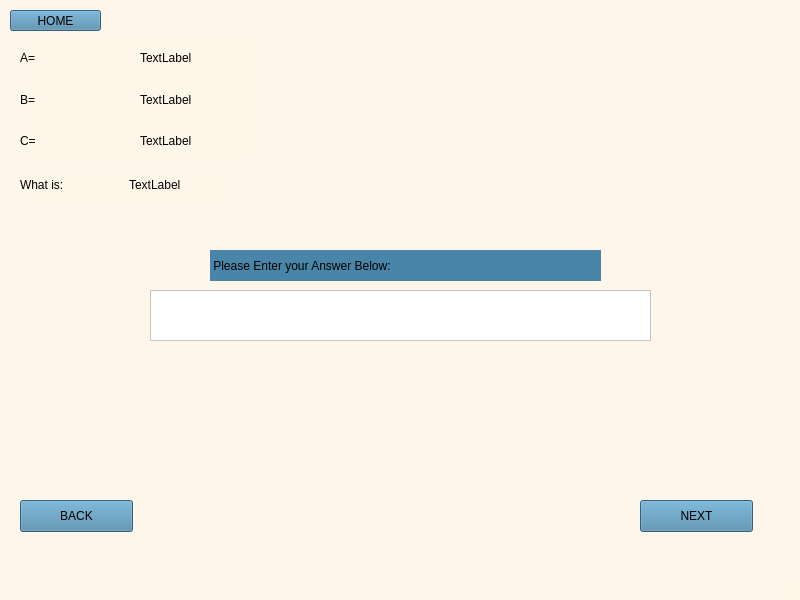
<?xml version="1.0" encoding="UTF-8"?>
<ui version="4.0">
 <class>MainWindow</class>
 <widget class="QMainWindow" name="MainWindow">
  <property name="geometry">
   <rect>
    <x>0</x>
    <y>0</y>
    <width>800</width>
    <height>600</height>
   </rect>
  </property>
  <property name="windowTitle">
   <string>MainWindow</string>
  </property>
  <property name="styleSheet">
   <string notr="true">QWidget{
	background-color:rgba(255,246,233,168);
}</string>
  </property>
  <property name="toolButtonStyle">
   <enum>Qt::ToolButtonIconOnly</enum>
  </property>
  <property name="tabShape">
   <enum>QTabWidget::Rounded</enum>
  </property>
  <widget class="QWidget" name="centralwidget">
   <widget class="QTextEdit" name="answerInput">
    <property name="geometry">
     <rect>
      <x>150</x>
      <y>290</y>
      <width>501</width>
      <height>51</height>
     </rect>
    </property>
    <property name="styleSheet">
     <string notr="true">background-color:white</string>
    </property>
   </widget>
   <widget class="QLabel" name="instructionLabel">
    <property name="geometry">
     <rect>
      <x>210</x>
      <y>250</y>
      <width>391</width>
      <height>31</height>
     </rect>
    </property>
    <property name="styleSheet">
     <string notr="true">QLabel
{background-color:rgb(73,133,168);
font:Italic 22pt 'Verdana';
border-radius:20px;}</string>
    </property>
    <property name="text">
     <string> Please Enter your Answer Below:</string>
    </property>
   </widget>
   <widget class="QWidget" name="layoutWidget">
    <property name="geometry">
     <rect>
      <x>20</x>
      <y>40</y>
      <width>233</width>
      <height>119</height>
     </rect>
    </property>
    <layout class="QVBoxLayout" name="verticalLayout">
     <item>
      <layout class="QHBoxLayout" name="horizontalLayout">
       <item>
        <widget class="QLabel" name="a">
         <property name="styleSheet">
          <string notr="true">Font:Italic 22pt 'Verdana'</string>
         </property>
         <property name="text">
          <string>A=</string>
         </property>
        </widget>
       </item>
       <item>
        <widget class="QLabel" name="elem_input1">
         <property name="styleSheet">
          <string notr="true">QLabel
{
font:Italic 22pt 'Verdana';}</string>
         </property>
         <property name="text">
          <string>TextLabel</string>
         </property>
        </widget>
       </item>
      </layout>
     </item>
     <item>
      <layout class="QHBoxLayout" name="horizontalLayout_2">
       <item>
        <widget class="QLabel" name="b">
         <property name="styleSheet">
          <string notr="true">font:Italic 22pt 'Verdana'</string>
         </property>
         <property name="text">
          <string>B=</string>
         </property>
        </widget>
       </item>
       <item>
        <widget class="QLabel" name="elem_input2">
         <property name="styleSheet">
          <string notr="true">font:22pt 'Verdana'</string>
         </property>
         <property name="text">
          <string>TextLabel</string>
         </property>
        </widget>
       </item>
      </layout>
     </item>
     <item>
      <layout class="QHBoxLayout" name="horizontalLayout_3">
       <item>
        <widget class="QLabel" name="c">
         <property name="styleSheet">
          <string notr="true">font:italic 22pt 'Verdana'</string>
         </property>
         <property name="text">
          <string>C=</string>
         </property>
        </widget>
       </item>
       <item>
        <widget class="QLabel" name="elem_input3">
         <property name="styleSheet">
          <string notr="true">QLabel
{
font:Italic 22pt 'Verdana';}</string>
         </property>
         <property name="text">
          <string>TextLabel</string>
         </property>
        </widget>
       </item>
      </layout>
     </item>
    </layout>
   </widget>
   <widget class="QWidget" name="layoutWidget">
    <property name="geometry">
     <rect>
      <x>20</x>
      <y>170</y>
      <width>211</width>
      <height>29</height>
     </rect>
    </property>
    <layout class="QHBoxLayout" name="horizontalLayout_4">
     <item>
      <widget class="QLabel" name="label_7">
       <property name="styleSheet">
        <string notr="true">QLabel
{
font:22pt 'Verdana';}</string>
       </property>
       <property name="text">
        <string>What is:</string>
       </property>
      </widget>
     </item>
     <item>
      <widget class="QLabel" name="eqn_input">
       <property name="styleSheet">
        <string notr="true">QLabel
{
font:Italic 22pt 'Verdana';}</string>
       </property>
       <property name="text">
        <string>TextLabel</string>
       </property>
      </widget>
     </item>
    </layout>
   </widget>
   <widget class="QPushButton" name="nextButton">
    <property name="geometry">
     <rect>
      <x>640</x>
      <y>500</y>
      <width>113</width>
      <height>32</height>
     </rect>
    </property>
    <property name="styleSheet">
     <string notr="true">QPushButton{
background-color:rgb(73,133,168);}</string>
    </property>
    <property name="text">
     <string>NEXT</string>
    </property>
   </widget>
   <widget class="QPushButton" name="backButton">
    <property name="geometry">
     <rect>
      <x>20</x>
      <y>500</y>
      <width>113</width>
      <height>32</height>
     </rect>
    </property>
    <property name="styleSheet">
     <string notr="true">QPushButton{
background-color:rgb(73,133,168);}</string>
    </property>
    <property name="text">
     <string>BACK</string>
    </property>
   </widget>
   <widget class="QPushButton" name="homeButton">
    <property name="geometry">
     <rect>
      <x>10</x>
      <y>10</y>
      <width>91</width>
      <height>21</height>
     </rect>
    </property>
    <property name="styleSheet">
     <string notr="true">QPushButton{
background-color:rgb(73,133,168);}</string>
    </property>
    <property name="text">
     <string>HOME</string>
    </property>
   </widget>
  </widget>
  <widget class="QStatusBar" name="statusbar"/>
  <action name="actionEdit">
   <property name="text">
    <string>Edit</string>
   </property>
  </action>
  <action name="actionView">
   <property name="text">
    <string>View</string>
   </property>
  </action>
 </widget>
 <resources/>
 <connections/>
</ui>
